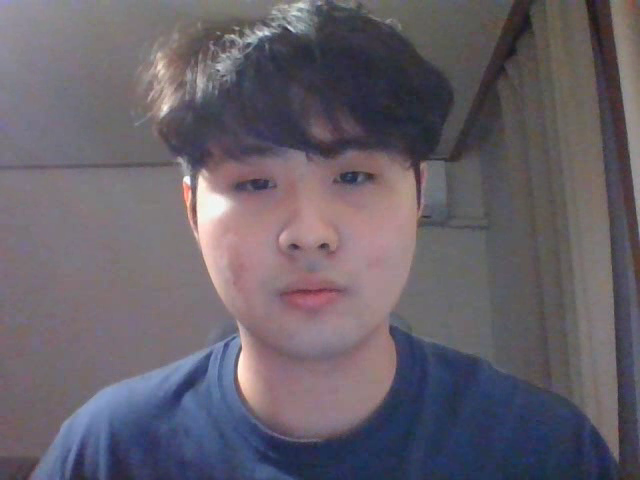
#> input picture frame 9 of Day01/output.avi, 640 x 480 px
$ python cv02_video.py
#> lines starting #> are read from the running program, lines starting #| are printed output that depends on the picture
import cv2

# 두대의 카메라를 사용하는 경우 Argument 0,1 두개의 객체 생성
# cap = cv2.VideoCapture(0)
cap = cv2.VideoCapture("output.avi")
foutcc = cv2.VideoWriter_fourcc(*"XVID")
# writer = cv2.VideoWriter("output.avi",foutcc,30.0,(640,480))

# 영상 캡쳐를 반복
while(True) :
    ret,img_color = cap.read()
#> img_color is the input picture: shape (480, 640, 3); mean B, G, R 105.9, 96.5, 102.9

    # 캡쳐가 되지 않은 경우 첫줄부터 다시 실행
    if ret == False :
        # continue # 저장
        break # 저장된 파일 실행

    img_gray = cv2.cvtColor(img_color,cv2.COLOR_BGR2GRAY)
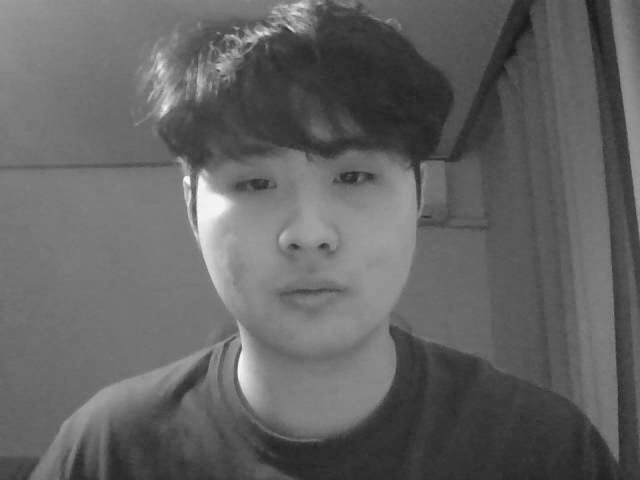
#> img_gray: shape (480, 640); min 25, max 251, mean 99.4

    cv2.imshow("Color", img_color)
    cv2.imshow("Gray", img_gray)

    # writer.write(img_color)

    # esc키 누르면 break
    if cv2.waitKey(1)& 0xff == 27 :
#> (key Esc is pressed here)
        break

cap.release()
# writer.release()
cv2.destroyAllWindows()

$ run again, starting later in the video
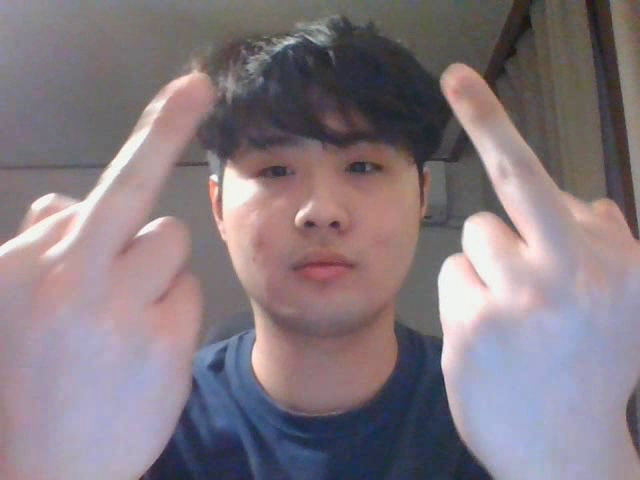
#> input picture frame 44 of Day01/output.avi, 640 x 480 px
#> img_color is the input picture: shape (480, 640, 3); mean B, G, R 128.7, 121.5, 133.3
#> `img_gray = cv2.cvtColor(img_color,cv2.COLOR_BGR2GRAY)`:
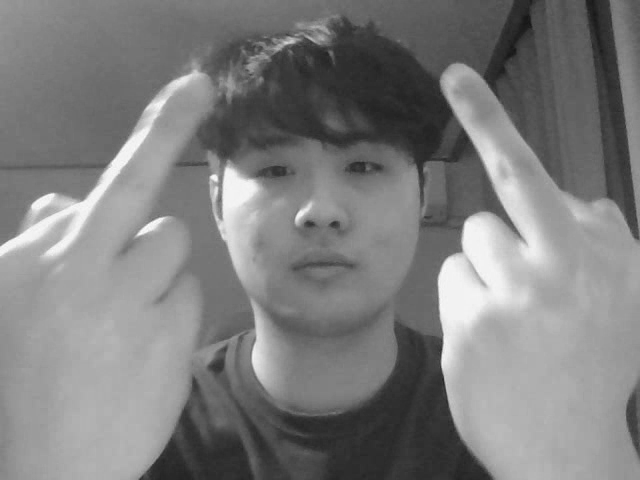
#> img_gray: shape (480, 640); min 22, max 251, mean 125.8

$ run again, starting later in the video
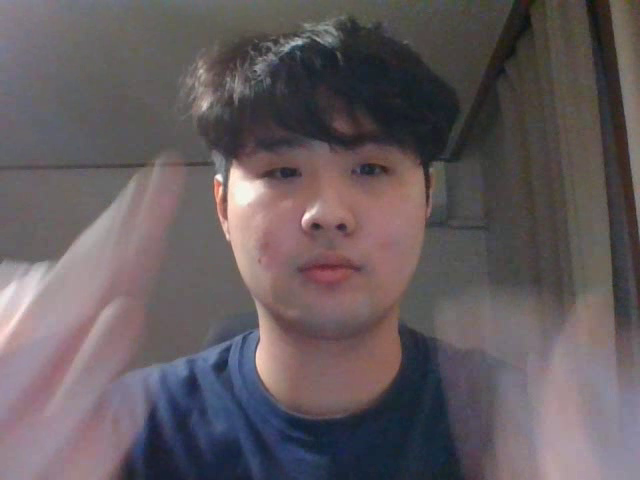
#> input picture frame 79 of Day01/output.avi, 640 x 480 px
#> img_color is the input picture: shape (480, 640, 3); mean B, G, R 94.4, 90.8, 99.9
#> `img_gray = cv2.cvtColor(img_color,cv2.COLOR_BGR2GRAY)`:
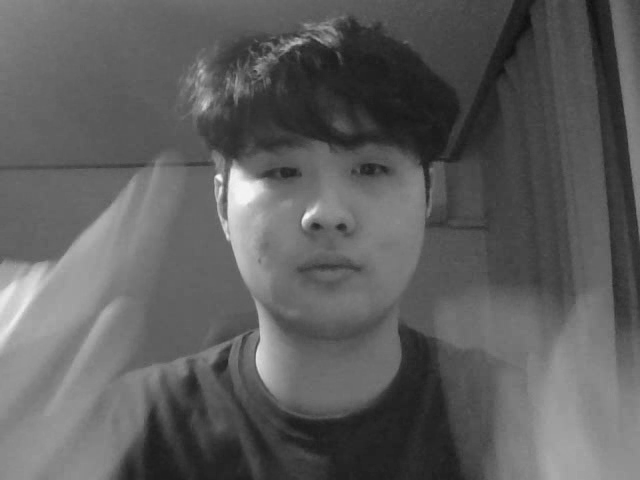
#> img_gray: shape (480, 640); min 15, max 248, mean 93.9
